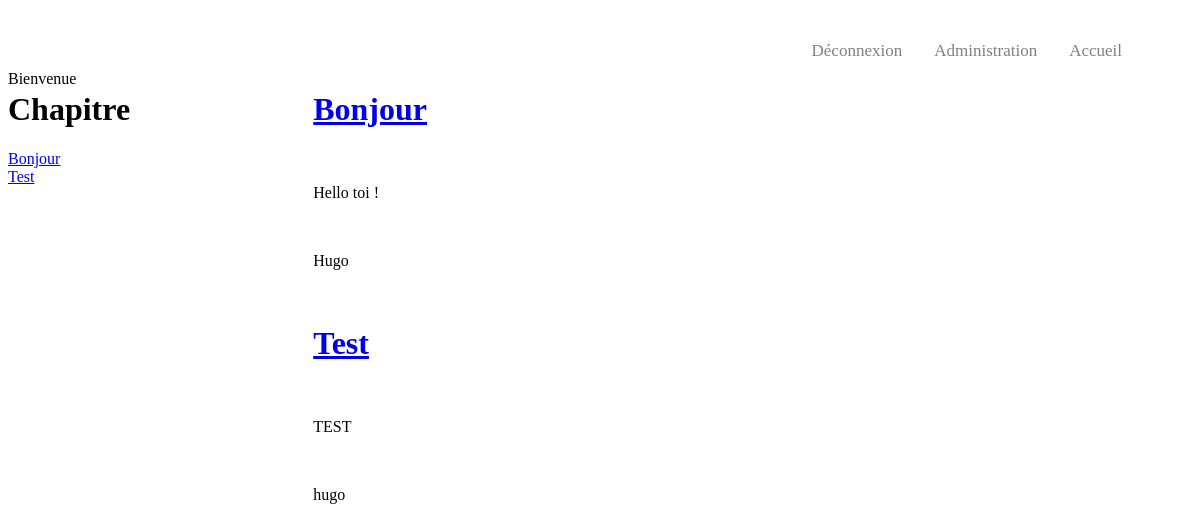
The page /index.php (signed in) on the database its author committed.
### tables this page shows
CREATE TABLE IF NOT EXISTS `chapitre` (
  `id_chapitre` int(11) NOT NULL AUTO_INCREMENT,
  `titre_chapitre` text NOT NULL,
  `text_chapitre` text NOT NULL,
  `auteur` varchar(30) NOT NULL,
  UNIQUE KEY `ID_Chapitre` (`id_chapitre`)
);

### src/controller/frontController.php (called while the page is built, shortened)
<?php
class frontController extends Controller{
  public function home(){
    $req = $this->chapitreDAO->getChapitres();
    $reqChap=$this->chapitreDAO->getChapitres();
    return $this->view->rendu('affichageAccueil',[
      'req'=>$req,
      'reqChap'=>$reqChap
    ]);
  }
}
?>

### public/index.php (called while the page is built, shortened)
<?php
$router = new App\config\router();
$router->run();
?>

### config/request.php (called while the page is built, shortened)
<?php
class request{
  private $session;
  public function __construct(){
    $this->session = new session($_SESSION);
  }
  public function getSession(){
    return $this->session;
  }
}
?>

### config/session.php (called while the page is built, shortened)
<?php
class session{
  public function get($name){
    if(isset($_SESSION[$name])){
      return $_SESSION[$name];
    }
  }
  public function display($name){
    if(isset($_SESSION[$name])){
      $cle = $this->get($name);
      return $cle;
    }
  }
}
?>

### src/controller/controller.php (called while the page is built, shortened)
<?php
abstract class Controller
{
    public function __construct()
    {
        $this->chapitreDAO = new chapitreDAO();
    }
}
?>

### src/DAO/chapitreDAO.php (called while the page is built, shortened)
<?php
class chapitreDAO extends DAO{
	private function buildObjectChapitre($row){
		$chapitre = new chapitre();
		$chapitre->setId($row['id_chapitre']);
		$chapitre->setTitle($row['titre_chapitre']);
		$chapitre->setText($row['text_chapitre']);
		$chapitre->setAuthor($row['auteur']);
		return $chapitre;
	}
	public function getChapitres(){
		$sql='SELECT id_chapitre, titre_chapitre, text_chapitre, auteur FROM chapitre';
		$result = $this->createQuery($sql);
		$chap=[];
		foreach ($result as $row) {
			$idChap=$row['id_chapitre'];
			$chap[$idChap]=$this->buildObjectChapitre($row);
		}
		return $chap;
	}
}
?>

### src/DAO/DAO.php (called while the page is built, shortened)
<?php
abstract class DAO{
	private $connection;
	private function checkConnection(){
		if($this->connection===null){
			return $this->getConnection();
		}
		return $this->connection;
	}
	private function getConnection(){
		try
		{
	    	$this->connection = new PDO(DB_host, DB_user, DB_password);
				$this->connection->setAttribute(PDO::ATTR_ERRMODE, PDO::ERRMODE_EXCEPTION);
	    	return $this->connection;
		}
		catch(Exception $e)
		{
		    die('Erreur : '.$e->getMessage());
		}
	}
	protected function createQuery($sql, $parametre = null){
		$req = $this->checkConnection()->query($sql);
    return $req;
	}
}
?>

### src/model/chapitre.php (called while the page is built, shortened)
<?php
  class chapitre{
    private $id;
    private $title;
    private $text;
    private $author;
    public function getId(){
      return $this->id;
    }
    public function setId($id)
    {
        $this->id = $id;
    }
    public function getTitle(){
      return $this->title;
    }
    public function setTitle($title)
    {
        $this->title = $title;
    }
    public function getText(){
      return $this->text;
    }
    public function setText($text)
    {
        $this->text = $text;
    }
    public function getauthor(){
      return $this->author;
    }
    public function setAuthor($author)
    {
        $this->author = $author;
    }
  }
?>

### templates/affichageAccueil.php (the view, shortened to what this page needs)
<?php
  require('menu.php');
?>
<div id="MP-chap">
  <?= $this->session->display('connexion');?>
  <div id="list-chap">
      <h1>Chapitre</h1>
      <?php
          foreach($reqChap as $donnees){
              ?>
              <a href="../index.php?route=chapitre&chapID=<?=htmlspecialchars($donnees->getId());?>"><?php echo $donnees->getTitle();?></a></br><?php
          };
      ?>
  </div></br>
  <div id="chapitre">
      <?php
          foreach($req as $donnees){
              ?>
              <h1><a href="../index.php?route=chapitre&chapID=<?=htmlspecialchars($donnees->getId());?>"><?php echo $donnees->getTitle();?></a></h1>
              <p><?=$donnees->getText();?></p>
              <p><?=htmlspecialchars($donnees->getAuthor());?></p>
              <?php
          };
      ?>
  </div>
</div>

### public/css/styles.css (style rules this page uses)
#MP-chap { margin-top: 70px; display: flex; }
#list-chap { position: fixed; }
#chapitre { margin-left: 20%; }

### rows shown on the page
chapitre: titre_chapitre "Bonjour", text_chapitre "Hello toi !", auteur "Hugo"
chapitre: titre_chapitre "Test", text_chapitre "TEST", auteur "hugo"

### other values the page prints
$this->session->display('connexion') "Bienvenue"
